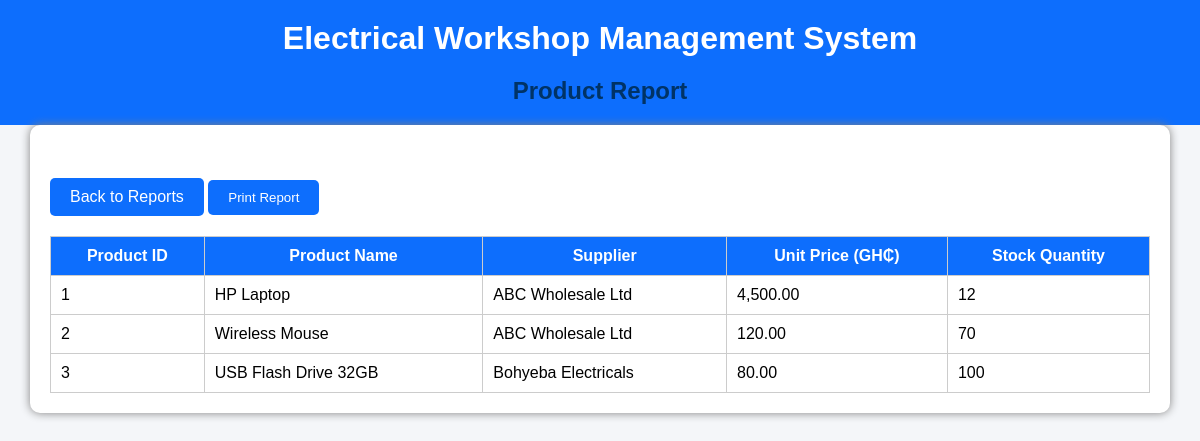
Screenshot of /reports/product_report.php (signed in) with the database file from the repository.
### tables this page shows
CREATE TABLE product (
  `Product_ID` int NOT NULL AUTO_INCREMENT,
  `Supplier_ID` int NOT NULL,
  `Product_Name` varchar(100) NOT NULL,
  `Unit_Price` decimal(10,2) NOT NULL,
  `Stock_Qty` int DEFAULT NULL,
  PRIMARY KEY (`Product_ID`),
  KEY `Supplier_ID` (`Supplier_ID`),
  CONSTRAINT `product_ibfk_1` FOREIGN KEY (`Supplier_ID`) REFERENCES `supplier` (`Supplier_ID`)
);

CREATE TABLE supplier (
  `Supplier_ID` int NOT NULL AUTO_INCREMENT,
  `Supplier_Name` varchar(100) NOT NULL,
  `Phone` varchar(20) DEFAULT NULL,
  `Address` varchar(255) DEFAULT NULL,
  `Registration_Date` date DEFAULT NULL,
  PRIMARY KEY (`Supplier_ID`),
  UNIQUE KEY `Phone` (`Phone`)
);

### reports/product_report.php (the view, shortened to what this page needs)
<?php
Include '../config/database.php';
$sql = "SELECT p.Product_ID,
               p.Product_Name,
               s.Supplier_Name,
               p.Unit_Price,
               p.Stock_Qty
        FROM Product p
        INNER JOIN Supplier s
        ON p.Supplier_ID = s.Supplier_ID
        ORDER BY p.Product_ID";
$result = mysqli_query($conn,$sql);
?>
<!DOCTYPE html>
<html>
<head>
    <link rel="stylesheet" href="../css/style.css">
</head>
<body>
<div class="header">
    <h1>Electrical Workshop Management System</h1>
    <h2>Product Report</h2>
</div>
<div class="container">
<br>
<a href="index.php" class="btn">Back to Reports</a>
<button onclick="window.print()" class="btn">
Print Report
</button>
<table>
<tr>
<th>Product ID</th>
<th>Product Name</th>
<th>Supplier</th>
<th>Unit Price (GH₵)</th>
<th>Stock Quantity</th>
</tr>
<?php while($row=mysqli_fetch_assoc($result)){ ?>
<tr>
<td><?php echo $row['Product_ID']; ?></td>
<td><?php echo $row['Product_Name']; ?></td>
<td><?php echo $row['Supplier_Name']; ?></td>
<td><?php echo number_format($row['Unit_Price'],2); ?></td>
<td><?php echo $row['Stock_Qty']; ?></td>
</tr>
<?php } ?>
</table>
</div>
</body>
</html>

### css/style.css (style rules this page uses)
Body { Font-family: Arial; Background:#f4f4f4; }
.container { Width:70%; Margin:auto; Background:#fff; Padding:20px; Margin-top:40px; Border-radius:10px; Box-shadow:0 0 10px gray; }
H2 { Text-align:center; Color:#003366; }
Button,.btn { Background:#003366; Color:white; Padding:10px 20px; Border:none; Text-decoration:none; Display:inline-block; Margin-top:15px; Cursor:pointer; }
Table { Width:100%; Border-collapse:collapse; Margin-top:20px; }
Table,th,td { Border:1px solid #ccc; }
Th { Background:#003366; Color:white; Padding:10px; }
Td { Padding:10px; }
* { margin:0; padding:0; box-sizing:border-box; font-family:Arial, Helvetica, sans-serif; }
body { background:#f4f6f9; }
.container { width:95%; margin:auto; }
.header { background:#0d6efd; color:white; padding:20px; text-align:center; }
.btn { display:inline-block; background:#0d6efd; color:white; padding:10px 20px; text-decoration:none; border-radius:5px; }
table { width:100%; border-collapse:collapse; margin-top:20px; }
table th { background:#0d6efd; color:white; padding:10px; }
table td { padding:10px; border:1px solid #ccc; }
h2 { margin-top:20px; }

### rows the page displays
product: Product_ID "1", Product_Name "HP Laptop", Supplier_ID.Supplier_Name "ABC Wholesale Ltd", Unit_Price "4,500.00", Stock_Qty "12"
product: Product_ID "2", Product_Name "Wireless Mouse", Supplier_ID.Supplier_Name "ABC Wholesale Ltd", Unit_Price "120.00", Stock_Qty "70"
product: Product_ID "3", Product_Name "USB Flash Drive 32GB", Supplier_ID.Supplier_Name "Bohyeba Electricals", Unit_Price "80.00", Stock_Qty "100"
